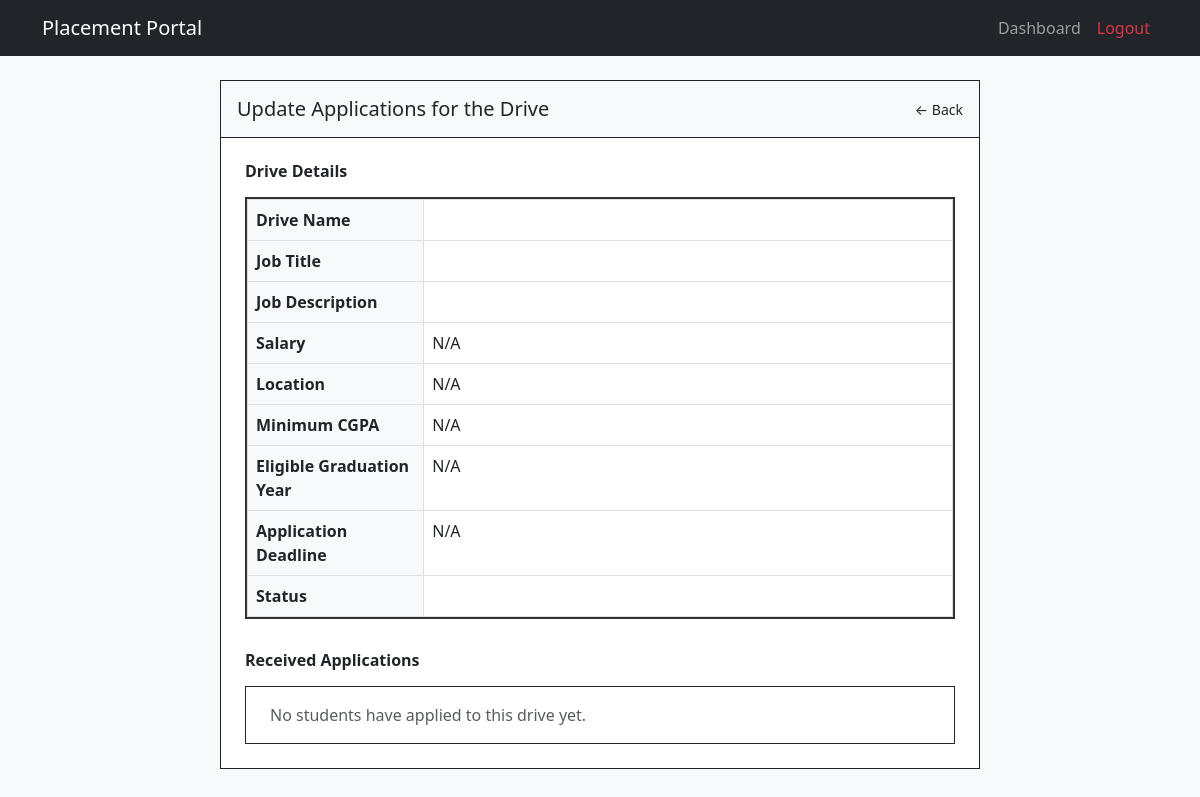
The app's page /company/drive/fetch_applications/1 (signed in), older data.
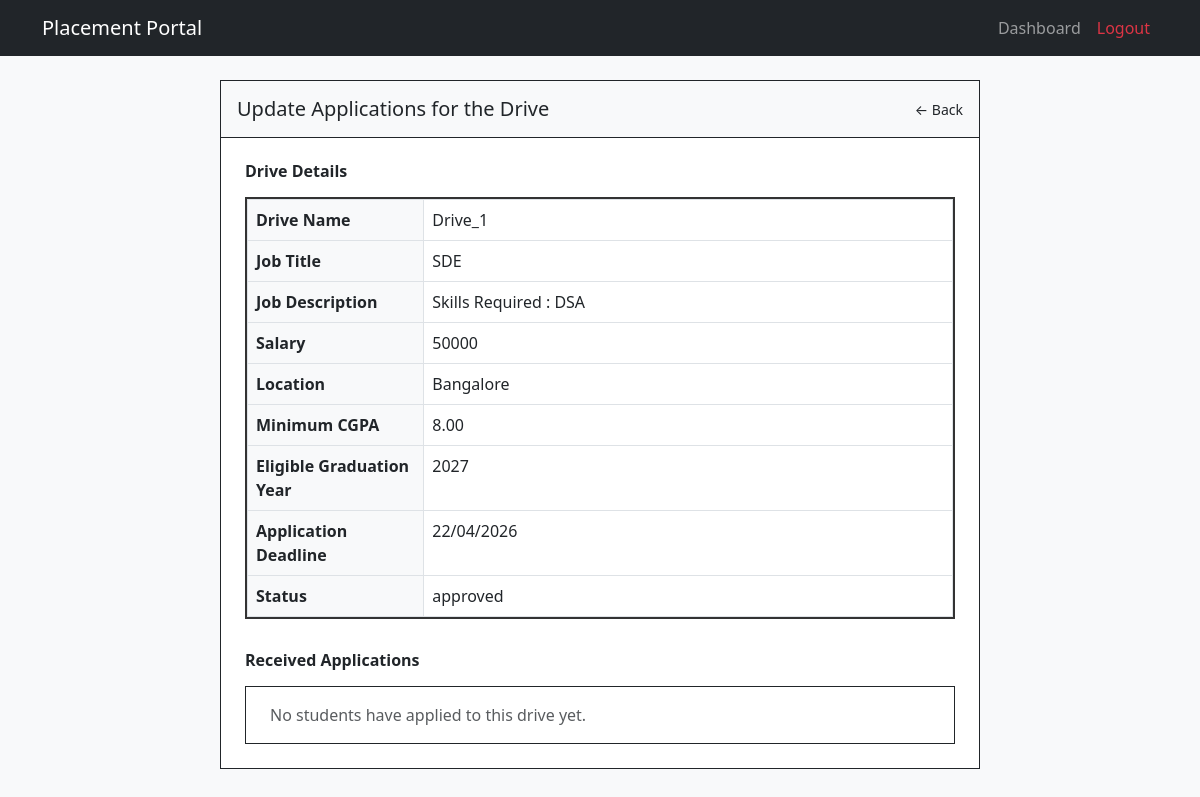
The same page, newer data.
### models.py (models this page shows, shortened)
class PlacementDrive(db.Model):
    __tablename__ = 'placement_drive'
    id = db.Column(db.Integer, primary_key=True, autoincrement=True)
    name = db.Column(db.String(255), nullable=False)
    comp_id = db.Column(db.Integer, db.ForeignKey('company.company_id'), nullable=False)
    job_title = db.Column(db.String(255), nullable=False)
    job_desc = db.Column(db.String(255), nullable=False)
    min_cgpa = db.Column(db.Numeric(4, 2))
    eligible_grad_yr = db.Column(db.Integer)
    salary = db.Column(db.Integer)
    location = db.Column(db.String(255))
    deadline = db.Column(db.DateTime, nullable=False)
    status = db.Column(db.String(50), nullable=False, default='Pending') #Pending/Approved/Rejected/Closed
    remarks = db.Column(db.String(255))
    created_at = db.Column(db.DateTime, nullable=False, default=datetime.now)
    updated_at = db.Column(db.DateTime, default=datetime.now, onupdate=datetime.now)
    applications = db.relationship('Application', backref='drive')
    eligible_departments = db.relationship('EligibleDepartments', backref='placement_drive', cascade='all, delete-orphan')

### app.py (the view)
@app.route('/company/drive/<string:action>/<int:drive_id>') #Take action on a drive
@login_required
def company_drive_action(action, drive_id):
    drive = PlacementDrive.query.filter_by(id=drive_id).first()
    if action == 'close':
        drive.status = 'Closed'
        db.session.commit()
        flash(f'{drive.name} Drive closed successfully!', 'success')
        return redirect(url_for('company_dashboard'))
    if action == 'fetch_applications':
        applications = Application.query.filter_by(drive_id=drive_id).all()
        return render_template('company_drive_applications.html', drive=drive, applications=applications)

### app.py (called while the page is built)
@login_manager.user_loader #Run this fn everytime the user clicks a new page
def load_user(user_id):
    try:
        role, uid = user_id.split('_', 1)
        if role == 'admin':
            return Admin.query.get(int(uid))
        elif role == 'student':
            return Student.query.get(uid)
        elif role == 'company':
            return Company.query.get(int(uid))
    except Exception as e:
        return None
    return None

### models.py (called while the page is built)
    def get_id(self):
        return f"company_{self.company_id}"

### templates/company_drive_applications.html
{% extends "base.html" %}
{% block content %}
<div class="row justify-content-center mt-4 mb-5">
    <div class="col-lg-8 border border-dark p-0 bg-white">
        <div class="d-flex justify-content-between align-items-center p-3 border-bottom border-dark bg-light">
            <h5 class="mb-0">Update Applications for the Drive</h5>
            <div class="small">
                <a href="{{ url_for('company_dashboard') }}" class="text-decoration-none text-dark">&larr; Back</a>
            </div>
        </div>
        <div class="p-4">
            <h6 class="mb-3 fw-bold">Drive Details</h6>
            <div style="border: 2px solid #333; margin-bottom: 2rem;">
                <table class="table table-bordered mb-0">
                    <tbody>
                        <tr>
                            <th class="w-25 bg-light">Drive Name</th>
                            <td>{{ drive.name }}</td>
                        </tr>
                        <tr>
                            <th class="bg-light">Job Title</th>
                            <td>{{ drive.job_title }}</td>
                        </tr>
                        <tr>
                            <th class="bg-light">Job Description</th>
                            <td>{{ drive.job_desc }}</td>
                        </tr>
                        <tr>
                            <th class="bg-light">Salary</th>
                            <td>{{ drive.salary if drive.salary else 'N/A' }}</td>
                        </tr>
                        <tr>
                            <th class="bg-light">Location</th>
                            <td>{{ drive.location if drive.location else 'N/A' }}</td>
                        </tr>
                        <tr>
                            <th class="bg-light">Minimum CGPA</th>
                            <td>{{ drive.min_cgpa if drive.min_cgpa else 'N/A' }}</td>
                        </tr>
                        <tr>
                            <th class="bg-light">Eligible Graduation Year</th>
                            <td>{{ drive.eligible_grad_yr if drive.eligible_grad_yr else 'N/A' }}</td>
                        </tr>
                        <tr>
                            <th class="bg-light">Application Deadline</th>
                            <td>{{ drive.deadline.strftime('%d/%m/%Y') if drive.deadline else 'N/A' }}</td>
                        </tr>
                        <tr>
                            <th class="bg-light">Status</th>
                            <td>
                                {% if drive.status == 'Pending' %}
                                    <span class="badge  text-dark">Pending Admin Approval</span>
                                {% elif drive.status == 'Active' %}
                                    <span class="badge ">Active</span>
                                {% elif drive.status == 'Closed' %}
                                    <span class="badge ">Closed</span>
                                {% else %}
                                    {{ drive.status }}
                                {% endif %}
                            </td>
                        </tr>
                    </tbody>
                </table>
            </div>
            <h6 class="mb-3 fw-bold">Received Applications</h6>
            <div class="border border-dark p-3">
                {% for app in applications %}
                <div class="d-flex justify-content-between align-items-center border border-dark p-2 mb-2">
                    <span class="ms-2 fw-bold">{{ app.student_roll }}</span>
                    <a href="{{ url_for('company_application_action', app_id=app.id, action='review') }}" class="btn btn-sm btn-outline-primary rounded-pill px-4">review application</a>
                </div>
                {% else %}
                <p class="text-muted ms-2 mb-0">No students have applied to this drive yet.</p>
                {% endfor %}
            </div>
        </div>
    </div>
</div>
{% endblock %}

### templates/base.html (shortened to what this page needs)
<!DOCTYPE html>
<html lang="en">
<head>
    <link href="https://cdn.jsdelivr.net/npm/bootstrap@5.3.0/dist/css/bootstrap.min.css" rel="stylesheet">
</head>
<body>
<nav class="navbar navbar-expand-lg navbar-dark bg-dark mb-4">
    <div class="container">
        <a class="navbar-brand" href="{{ url_for('home') }}">Placement Portal</a>
        <div class="collapse navbar-collapse" id="navbarNav">
            <ul class="navbar-nav ms-auto">
                {% if not current_user.is_authenticated %}
                    <li class="nav-item"><a class="nav-link" href="{{ url_for('login') }}">Login</a></li>
                    <li class="nav-item"><a class="nav-link" href="{{ url_for('register_student') }}">Student Register</a></li>
                    <li class="nav-item"><a class="nav-link" href="{{ url_for('register_company') }}">Company Register</a></li>
                {% else %}
                    {% if current_user.get_id().startswith('admin_') %}
                        <li class="nav-item"><a class="nav-link" href="{{ url_for('admin_dashboard') }}">Dashboard</a></li>
                        <li class="nav-item"><a class="nav-link" href="{{ url_for('admin_dashboard', section='companies') }}">Companies</a></li>
                        <li class="nav-item"><a class="nav-link" href="{{ url_for('admin_dashboard', section='students') }}">Students</a></li>
                    {% elif current_user.get_id().startswith('company_') %}
                        <li class="nav-item"><a class="nav-link" href="{{ url_for('company_dashboard') }}">Dashboard</a></li>
                    {% elif current_user.get_id().startswith('student_') %}
                        <li class="nav-item"><a class="nav-link" href="{{ url_for('student_dashboard') }}">Dashboard</a></li>
                    {% endif %}
                    <li class="nav-item"><a class="nav-link text-danger" href="{{ url_for('logout') }}">Logout</a></li>
                {% endif %}
            </ul>
        </div>
    </div>
</nav>
<div class="container">
    {% block content %}{% endblock %}
</div>
</body>
</html>

### templates/base.html (style rules this page uses)
body { background-color: #f8f9fa; }

Row changes from the older to the newer data that the page shows:
added PlacementDrive: name "Drive_1", job_title "SDE", job_desc "Skills Required : DSA", salary "50000", location "Bangalore", min_cgpa "8.00", eligible_grad_yr "2027", deadline "22/04/2026", status "approved"
Text that changed along with them:
{{ drive.salary if drive.salary else 'N/A' }}: "N/A" → (not shown)
{{ drive.location if drive.location else 'N/A' }}: "N/A" → (not shown)
{{ drive.min_cgpa if drive.min_cgpa else 'N/A' }}: "N/A" → (not shown)
{{ drive.eligible_grad_yr if drive.eligible_grad_yr else 'N/A' }}: "N/A" → (not shown)
{{ drive.deadline.strftime('%d/%m/%Y') if drive.deadline else 'N/A' }}: "N/A" → (not shown)
